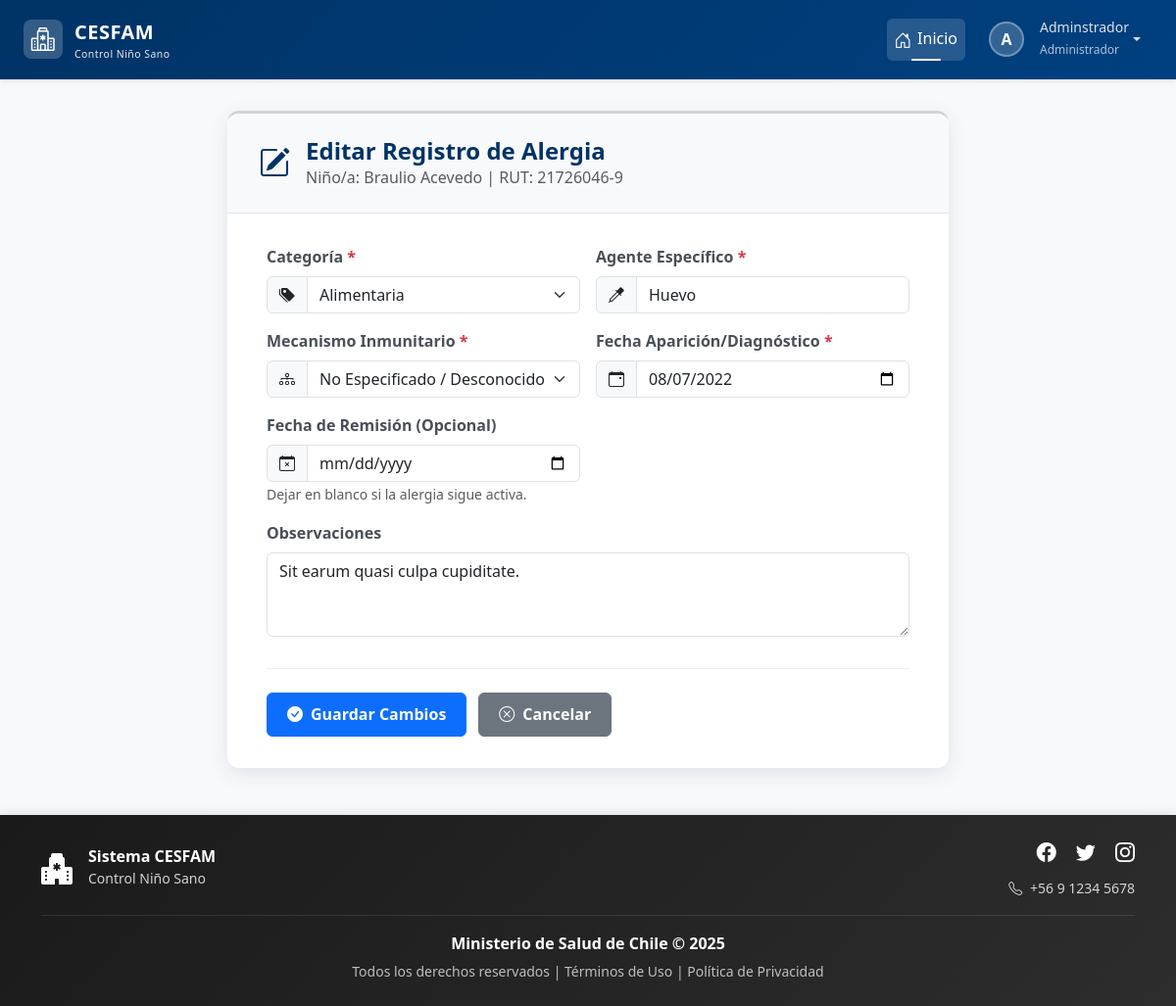
The app's page /ninos/alergia/editar/8/ (signed in) with its own data.
### login/models.py (models this page shows, shortened)
class Usuario(AbstractBaseUser, PermissionsMixin):
    rut = models.CharField(max_length=10, unique=True)
    nombre_completo = models.CharField(max_length=200)
    email = models.EmailField(unique=True)
    rol = models.ForeignKey(Rol, on_delete=models.PROTECT)
    clave_temporal = models.BooleanField(default=False)
    nombre_completo_norm = models.CharField(
        max_length=200,
        editable=False,
        db_index=True
    )
    activo = models.BooleanField(default=True)
    is_staff = models.BooleanField(default=False) # Necesario para el admin de Django
    fecha_creacion = models.DateTimeField(default=timezone.now)
    objects = UsuarioManager()
    USERNAME_FIELD = 'rut'
    REQUIRED_FIELDS = ['nombre_completo', 'email']

class Rol(models.Model):
    id = models.AutoField(primary_key=True)
    nombre_rol = models.CharField(max_length=30, unique=True)
    descripcion = models.CharField(max_length=200)

### control/models.py (models this page shows, shortened)
class Nino(models.Model):
    ESTADO_SEGUIMIENTO_CHOICES = [
        ('ACTIVO', 'Seguimiento Activo'),
        ('COMPLETADO', 'Programa Completado'),
        ('TRASLADADO', 'Trasladado/Inactivo'),
        ('FALLECIDO', 'Fallecido'),
        ('OTRO', 'Otro'),
    ]
    SEXO_CHOICES = [
        ('Masculino', 'Masculino'),
        ('Femenino', 'Femenino')
    ]
    rut_nino = models.CharField(max_length=10, primary_key=True)
    nombre = models.CharField(max_length=50)
    ap_paterno = models.CharField(max_length=30)
    ap_materno = models.CharField(max_length=30, blank=True, null=True)
    fecha_nacimiento = models.DateField()
    sexo = models.CharField(max_length=20, choices=SEXO_CHOICES)
    direccion = models.CharField(max_length=200)
    fecha_registro = models.DateTimeField(auto_now_add=True)
    comuna = models.ForeignKey(Comuna, on_delete=models.PROTECT)
    estado_seguimiento = models.CharField(
        max_length=20,
        choices=ESTADO_SEGUIMIENTO_CHOICES,
        default='ACTIVO',
        verbose_name="Estado del Seguimiento"
    )
    sector = models.CharField(
        max_length=50,
        blank=True, # Lo hacemos opcional por si no se conoce al principio
        null=True,
        verbose_name="Sector Asignado"
    )
    fecha_fallecimiento = models.DateField(
        null=True,
        blank=True,
        verbose_name="Fecha de Fallecimiento"
    )
    nombre_norm = models.CharField(
        max_length=50,
        editable=False,     # No se muestra en formularios/admin
        db_index=True       # Indexado para búsquedas rápidas
    )
    ap_paterno_norm = models.CharField(
        max_length=30,
        editable=False,
        db_index=True
    )
    ap_materno_norm = models.CharField(
        max_length=30,
        blank=True,
        null=True,
        editable=False,
        db_index=True
    )
    history = HistoricalRecords()

class RegistroAlergias(models.Model):
    TIPO_HIPERSENSIBILIDAD_CHOICES = [
        ('TIPO_I', 'Tipo I (Inmediata, IgE)'),
        ('TIPO_II', 'Tipo II (Citotóxica, IgG/IgM)'),
        ('TIPO_III', 'Tipo III (Inmunocomplejos)'),
        ('TIPO_IV', 'Tipo IV (Retardada, Celular)'),
        ('NO_ESPECIFICADO', 'No Especificado / Desconocido'),
    ]
    nino = models.ForeignKey(Nino, on_delete=models.CASCADE, db_column='rut_nino', related_name='alergias_registradas')
    categoria = models.ForeignKey(CategoriaAlergia, on_delete=models.PROTECT, verbose_name="Categoría")
    agente_especifico = models.CharField(max_length=200, verbose_name="Agente Específico")
    mecanismo_inmunitario = models.CharField(
        max_length=50,
        choices=TIPO_HIPERSENSIBILIDAD_CHOICES,
        default='NO_ESPECIFICADO',
        verbose_name="Mecanismo Inmunitario"
    )
    fecha_aparicion = models.DateField()
    fecha_remision = models.DateField(null=True, blank=True)
    observaciones = models.TextField(blank=True, null=True)
    history = HistoricalRecords()
    class Meta:
        unique_together = ('nino', 'categoria', 'agente_especifico')
        verbose_name = "Registro de Alergia"
        verbose_name_plural = "Registros de Alergias"

class CategoriaAlergia(models.Model):
    id = models.AutoField(primary_key=True)
    nombre = models.CharField(max_length=100, unique=True)
    history = HistoricalRecords()
    class Meta:
        verbose_name = "Categoría de Alergia"
        verbose_name_plural = "Categorías de Alergias"

### control/views.py (the view, shortened to what this page needs)
# urls.py: path('ninos/alergia/editar/<int:registro_alergia_id>/', views.editar_alergia, name='editar_alergia'),
@rol_requerido(['Administrador', 'Profesional'])
def editar_alergia(request, registro_alergia_id):
    registro = get_object_or_404(RegistroAlergias, pk=registro_alergia_id)
    nino = registro.nino
    contexto = {
        'registro': registro,
        'nino': nino,
        'categorias_disponibles': CategoriaAlergia.objects.all(),
        'mecanismos_choices': RegistroAlergias.TIPO_HIPERSENSIBILIDAD_CHOICES,
    }
    return render(request, 'control/alergia/editar_alergia.html', contexto)

### control/templates/control/alergia/editar_alergia.html (shortened to what this page needs)
{% extends 'base.html' %}
{% load static %}
{% block extra_css %}
    <link rel="stylesheet" href="{% static 'css/estiloformularios.css' %}">
{% endblock %}
{% block content %}
<div class="container">
    <div class="row justify-content-center">
        <div class="col-lg-10 col-xl-8">
            <div class="card form-card">
                <div class="form-header">
                    <div class="form-icon">
                        <i class="bi bi-pencil-square"></i>
                    </div>
                    <div>
                        <h2>Editar Registro de Alergia</h2>
                        <p class="mb-0 text-muted">Niño/a: {{ nino.nombre }} {{ nino.ap_paterno }} | RUT: {{ nino.rut_nino }} </p>
                    </div>
                </div>
                <div class="form-body">
                    <form method="post">
                        <div class="row g-3 mb-3">
                            <div class="col-md-6 animate-form-element" style="animation-delay: 0.1s;">
                                <label for="categoria" class="form-label form-label-required">Categoría</label>
                                <div class="input-group">
                                    <span class="input-group-text"><i class="bi bi-tags-fill"></i></span>
                                    <select class="form-select" id="categoria" name="categoria" required>
                                        {% for cat in categorias_disponibles %}
                                            <option value="{{ cat.id }}" {% if registro.categoria.id == cat.id %}selected{% endif %}>{{ cat.nombre }}</option>
                                        {% endfor %}
                                    </select>
                                </div>
                            </div>
                            <div class="col-md-6 animate-form-element" style="animation-delay: 0.2s;">
                                <label for="agente_especifico" class="form-label form-label-required">Agente Específico</label>
                                <div class="input-group">
                                    <span class="input-group-text"><i class="bi bi-eyedropper"></i></span>
                                    <input type="text" class="form-control" id="agente_especifico" name="agente_especifico" value="{{ registro.agente_especifico }}" placeholder="Ej: Maní, Penicilina" required>
                                </div>
                            </div>
                        </div>
                        <div class="row g-3 mb-3">
                             <div class="col-md-6 animate-form-element" style="animation-delay: 0.3s;">
                                <label for="mecanismo" class="form-label form-label-required">Mecanismo Inmunitario</label>
                                <div class="input-group">
                                     <span class="input-group-text"><i class="bi bi-diagram-3"></i></span>
                                    <select class="form-select" id="mecanismo" name="mecanismo_inmunitario" required>
                                         {% for value, display in mecanismos_choices %}
                                             <option value="{{ value }}" {% if registro.mecanismo_inmunitario == value %}selected{% endif %}>{{ display }}</option>
                                         {% endfor %}
                                    </select>
                                </div>
                            </div>
                            <div class="col-md-6 animate-form-element" style="animation-delay: 0.4s;">
                                <label for="fecha_aparicion" class="form-label form-label-required">Fecha Aparición/Diagnóstico</label>
                                <div class="input-group">
                                    <span class="input-group-text"><i class="bi bi-calendar-event"></i></span>
                                    <input type="date" class="form-control" id="fecha_aparicion" name="fecha_aparicion" value="{{ registro.fecha_aparicion|date:'Y-m-d' }}" required>
                                </div>
                            </div>
                        </div>
                        <div class="row g-3 mb-3">
                             <div class="col-md-6 animate-form-element" style="animation-delay: 0.5s;">
                                <label for="fecha_remision" class="form-label">Fecha de Remisión (Opcional)</label>
                                <div class="input-group">
                                     <span class="input-group-text"><i class="bi bi-calendar-x"></i></span>
                                    <input type="date" class="form-control" id="fecha_remision" name="fecha_remision" value="{{ registro.fecha_remision|date:'Y-m-d' }}">
                                </div>
                                <small class="form-text text-muted">Dejar en blanco si la alergia sigue activa.</small>
                            </div>
                         </div>
                        <div class="mb-4 animate-form-element" style="animation-delay: 0.6s;">
                            <label for="observaciones" class="form-label">Observaciones</label>
                            <textarea class="form-control" id="observaciones" name="observaciones" rows="3" placeholder="Detalles sobre la reacción, etc.">{{ registro.observaciones|default:'' }}</textarea>
                        </div>
                        <div class="form-buttons animate-form-element" style="animation-delay: 0.7s;">
                            <button type="submit" class="btn btn-primary">
                                <i class="bi bi-check-circle-fill me-2"></i>Guardar Cambios
                            </button>
                            <a href="{% url 'control:detalle_nino' nino.rut_nino %}#alergias-pane" class="btn btn-secondary">
                                <i class="bi bi-x-circle me-2"></i>Cancelar
                            </a>
                        </div>
                    </form>
                </div>
            </div>
        </div>
    </div>
</div>
{% endblock %}

### templates/base.html (shortened to what this page needs)
{% load static %}
<!DOCTYPE html>
<html lang="es">
<head>
    <link href="https://cdn.jsdelivr.net/npm/bootstrap@5.3.2/dist/css/bootstrap.min.css" rel="stylesheet"
>
    <link rel="stylesheet" href="https://cdn.jsdelivr.net/npm/bootstrap-icons@1.11.1/font/bootstrap-icons.css">
    <link href="https://cdn.jsdelivr.net/npm/select2@4.1.0-rc.0/dist/css/select2.min.css" rel="stylesheet" />
    <link rel="stylesheet" href="{% static 'css/estilobase.css' %}">
    {% block extra_css %}{% endblock %}
</head>
<body>
    <nav class="navbar navbar-expand-lg navbar-dark navbar-cesfam sticky-top">
        <div class="container-fluid px-4">
            <a class="navbar-brand" href="{% url 'home' %}">
                <div class="logo-icon">
                    <i class="bi bi-hospital text-white fs-4"></i>
                </div>
                <div>
                    <span>CESFAM</span>
                    <small class="d-block" style="font-size: 0.65rem; font-weight: 400; opacity: 0.9;">
                        Control Niño Sano
                    </small>
                </div>
            </a>
            <div class="collapse navbar-collapse" id="navbarNav">
                <ul class="navbar-nav ms-auto align-items-lg-center">
                    <li class="nav-item">
                        <a class="nav-link active" href="{% url 'home' %}">
                            <i class="bi bi-house-door"></i>Inicio
                        </a>
                    </li>
                    {% if request.user.is_authenticated %}
                    <li class="nav-item dropdown ms-lg-2">
                        <a class="nav-link dropdown-toggle d-flex align-items-center" href="#"
                           id="userDropdown" role="button" data-bs-toggle="dropdown" aria-expanded="false">
                            <div class="user-avatar">
                                {{ request.user.nombre_completo|first|upper }}
                            </div>
                            <div class="d-none d-lg-block text-start ms-2">
                                <small class="d-block" style="line-height: 1.2;">
                                    {{ request.user.nombre_completo|truncatewords:2 }}
                                </small>
                                <small style="font-size: 0.75rem; opacity: 0.8;">
                                    {{ request.user.rol.nombre_rol }}
                                </small>
                            </div>
                        </a>
                    </li>
                    {% else %}
                    <li class="nav-item ms-lg-2">
                        <a class="btn btn-light btn-sm" href="{% url 'login' %}">
                            <i class="bi bi-box-arrow-in-right me-1"></i>Iniciar Sesión
                        </a>
                    </li>
                    {% endif %}
                </ul>
            </div>
        </div>
    </nav>
    <main class="main-container container-fluid px-4">
        {% block content %}
        {% endblock %}
    </main>
    <footer class="footer-cesfam text-white py-4 mt-auto">
        <div class="container">
            <div class="row align-items-center">
                <div class="col-md-4 text-center text-md-start mb-3 mb-md-0">
                    <div class="d-flex align-items-center justify-content-center justify-content-md-start">
                        <i class="bi bi-hospital-fill fs-2 me-3"></i>
                        <div>
                            <h6 class="mb-0 fw-bold">Sistema CESFAM</h6>
                            <small style="opacity: 0.8;">Control Niño Sano</small>
                        </div>
                    </div>
                </div>
                <div class="col-md-4 text-center text-md-end">
                    <div class="social-links mb-2">
                        <a href="#" class="text-white text-decoration-none me-3" aria-label="Facebook">
                            <i class="bi bi-facebook fs-5"></i>
                        </a>
                        <a href="#" class="text-white text-decoration-none me-3" aria-label="Twitter">
                            <i class="bi bi-twitter fs-5"></i>
                        </a>
                        <a href="#" class="text-white text-decoration-none" aria-label="Instagram">
                            <i class="bi bi-instagram fs-5"></i>
                        </a>
                    </div>
                    <small style="opacity: 0.8;">
                        <i class="bi bi-telephone me-1"></i> +56 9 1234 5678
                    </small>
                </div>
            </div>
            <div class="footer-divider my-3"></div>
            <div class="row">
                <div class="col-12 text-center">
                    <p class="mb-1">
                        <strong>Ministerio de Salud de Chile &copy; {% now "Y" %}</strong>
                    </p>
                    <small style="opacity: 0.7;">
                        Todos los derechos reservados |
                        <a href="#" class="text-white text-decoration-none">Términos de Uso</a> |
                        <a href="#" class="text-white text-decoration-none">Política de Privacidad</a>
                    </small>
                </div>
            </div>
        </div>
    </footer>
</body>
</html>

### records on screen
Usuario: user.nombre_completo|first "A", user.nombre_completo "Adminstrador", user.rol.nombre_rol "Administrador"
Nino: nombre "Braulio", ap_paterno "Acevedo", rut_nino "21726046-9"
RegistroAlergias: categoria "Alimentaria", agente_especifico "Huevo", mecanismo_inmunitario "No Especificado / Desconocido", fecha_aparicion "08/07/2022", observaciones "Sit earum quasi culpa cupiditate."
